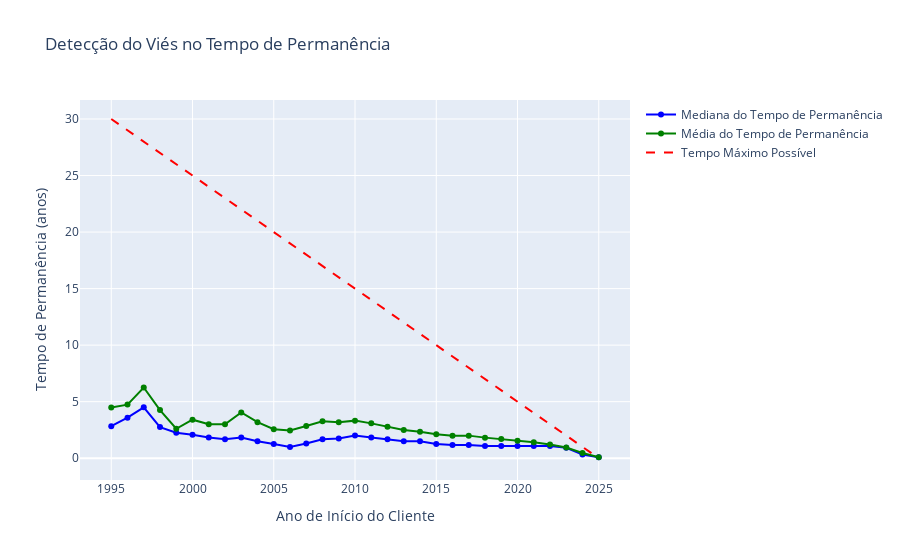

Notebook code for this chart:
### Markdown cell above
## Tempo de Permanencia/Inicio de Contrato - Filtrado - Faturas

### Code cell
import plotly.graph_objects as go
import pandas as pd
from datetime import datetime

# Converter para Pandas
df_permanencia = sdf_cancelados.select("data_inicio", "faturas_anos").toPandas()

# Converter start_date para datetime
df_permanencia["data_inicio"] = pd.to_datetime(df_permanencia["data_inicio"])

# Criar coluna com o ano do contrato
df_permanencia["ano_inicio"] = df_permanencia["data_inicio"].dt.year

# Obter o ano atual
ano_atual = datetime.today().year

# Calcular estatísticas por ano
estatisticas_por_ano = df_permanencia.groupby("ano_inicio")["faturas_anos"].agg(["median", "mean"]).reset_index()

# Calcular o tempo máximo possível para cada ano (tempo entre ano de início e hoje)
estatisticas_por_ano["tempo_maximo_possivel"] = ano_atual - estatisticas_por_ano["ano_inicio"]

# Calcular a diferença entre o tempo máximo e a mediana
estatisticas_por_ano["diferenca"] = estatisticas_por_ano["tempo_maximo_possivel"] - estatisticas_por_ano["median"]

# Identificar o primeiro ano onde a diferença for menor que um limite (exemplo: 2 anos)
#ano_limite_vies = estatisticas_por_ano.loc[estatisticas_por_ano["diferenca"] < 2, "ano_inicio"].min()

# Criar gráfico interativo
fig = go.Figure()

# Linha da mediana do tempo de permanência por ano
fig.add_trace(go.Scatter(
    x=estatisticas_por_ano["ano_inicio"],
    y=estatisticas_por_ano["median"],
    mode="lines+markers",
    name="Mediana do Tempo de Permanência",
    line=dict(color="blue")
))

# Linha da média do tempo de permanência por ano
fig.add_trace(go.Scatter(
    x=estatisticas_por_ano["ano_inicio"],
    y=estatisticas_por_ano["mean"],
    mode="lines+markers",
    name="Média do Tempo de Permanência",
    line=dict(color="green")
))

# Linha do tempo máximo possível
fig.add_trace(go.Scatter(
    x=estatisticas_por_ano["ano_inicio"],
    y=estatisticas_por_ano["tempo_maximo_possivel"],
    mode="lines",
    name="Tempo Máximo Possível",
    line=dict(color="red", dash="dash")
))



# Layout do gráfico
fig.update_layout(
    title="Detecção do Viés no Tempo de Permanência",
    xaxis_title="Ano de Início do Cliente",
    yaxis_title="Tempo de Permanência (anos)",
    showlegend=True
)

# Exibir gráfico
fig.show()

### Figure 1 — Plotly figure (JSON) as saved in the notebook; plotly's stock layout.template omitted (floating-point values rounded to 4 significant figures)
{"data": [{"line": {"color": "blue"}, "mode": "lines+markers", "name": "Mediana do Tempo de Permanência", "type": "scatter", "x": [1995, 1996, 1997, 1998, 1999, 2000, 2001, 2002, 2003, 2004, 2005, 2006, 2007, 2008, 2009, 2010, 2011, 2012, 2013, 2014, 2015, 2016, 2017, 2018, 2019, 2020, 2021, 2022, 2023, 2024, 2025], "y": [2.833, 3.583, 4.5, 2.75, 2.25, 2.083, 1.833, 1.667, 1.833, 1.5, 1.25, 1.0, 1.292, 1.667, 1.75, 2.0, 1.833, 1.667, 1.5, 1.5, 1.25, 1.167, 1.167, 1.083, 1.083, 1.083, 1.083, 1.083, 0.9167, 0.3333, 0.08333]}, {"line": {"color": "green"}, "mode": "lines+markers", "name": "Média do Tempo de Permanência", "type": "scatter", "x": [1995, 1996, 1997, 1998, 1999, 2000, 2001, 2002, 2003, 2004, 2005, 2006, 2007, 2008, 2009, 2010, 2011, 2012, 2013, 2014, 2015, 2016, 2017, 2018, 2019, 2020, 2021, 2022, 2023, 2024, 2025], "y": [4.479, 4.739, 6.251, 4.258, 2.601, 3.405, 2.996, 2.995, 4.051, 3.189, 2.558, 2.453, 2.843, 3.259, 3.185, 3.322, 3.08, 2.773, 2.502, 2.34, 2.118, 1.984, 1.996, 1.818, 1.705, 1.547, 1.417, 1.214, 0.943, 0.459, 0.08333]}, {"line": {"color": "red", "dash": "dash"}, "mode": "lines", "name": "Tempo Máximo Possível", "type": "scatter", "x": [1995, 1996, 1997, 1998, 1999, 2000, 2001, 2002, 2003, 2004, 2005, 2006, 2007, 2008, 2009, 2010, 2011, 2012, 2013, 2014, 2015, 2016, 2017, 2018, 2019, 2020, 2021, 2022, 2023, 2024, 2025], "y": [30, 29, 28, 27, 26, 25, 24, 23, 22, 21, 20, 19, 18, 17, 16, 15, 14, 13, 12, 11, 10, 9, 8, 7, 6, 5, 4, 3, 2, 1, 0]}], "layout": {"showlegend": true, "title": {"text": "Detecção do Viés no Tempo de Permanência"}, "xaxis": {"title": {"text": "Ano de Início do Cliente"}}, "yaxis": {"title": {"text": "Tempo de Permanência (anos)"}}}}
